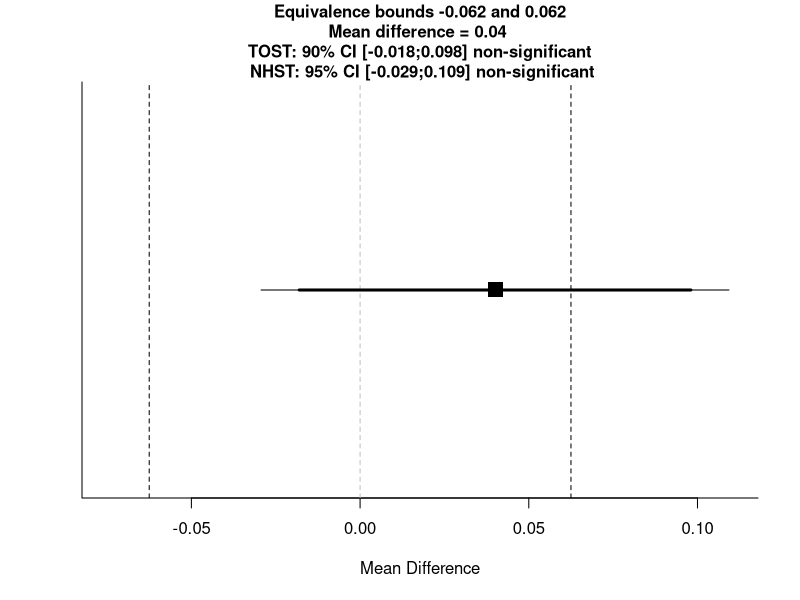
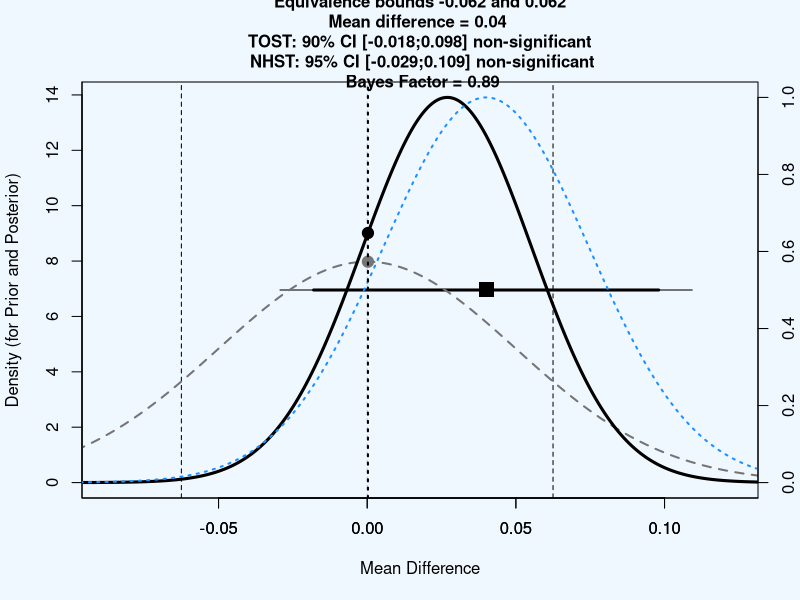
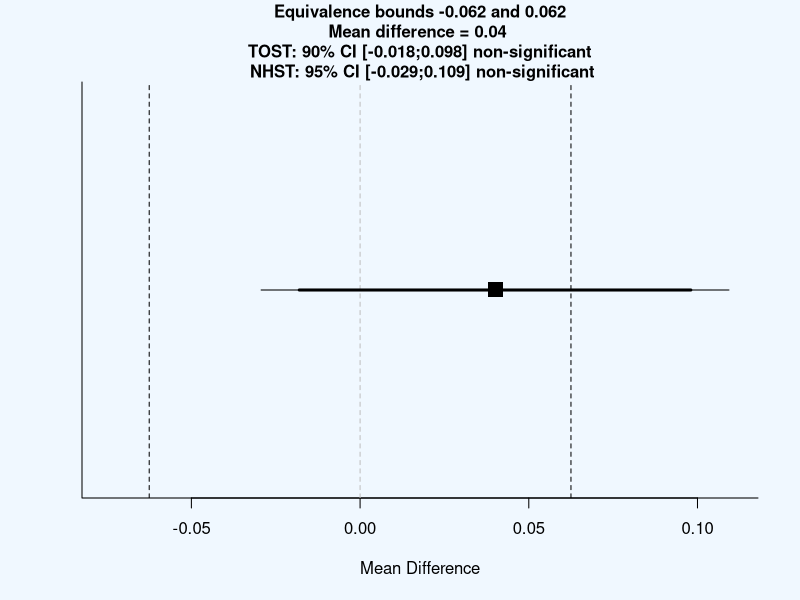
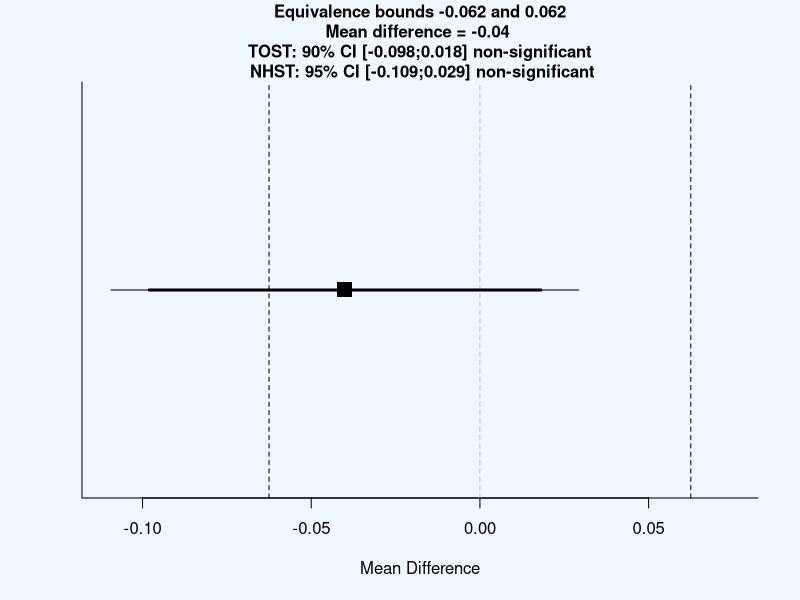
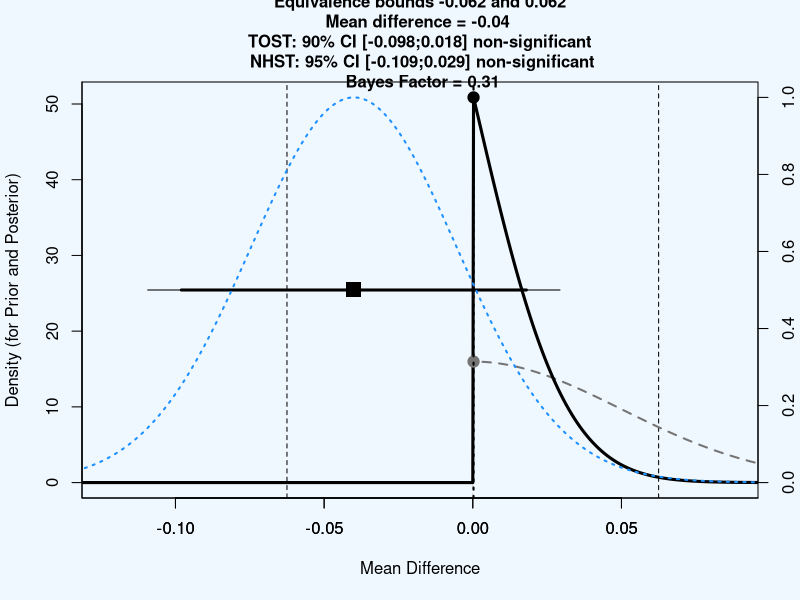
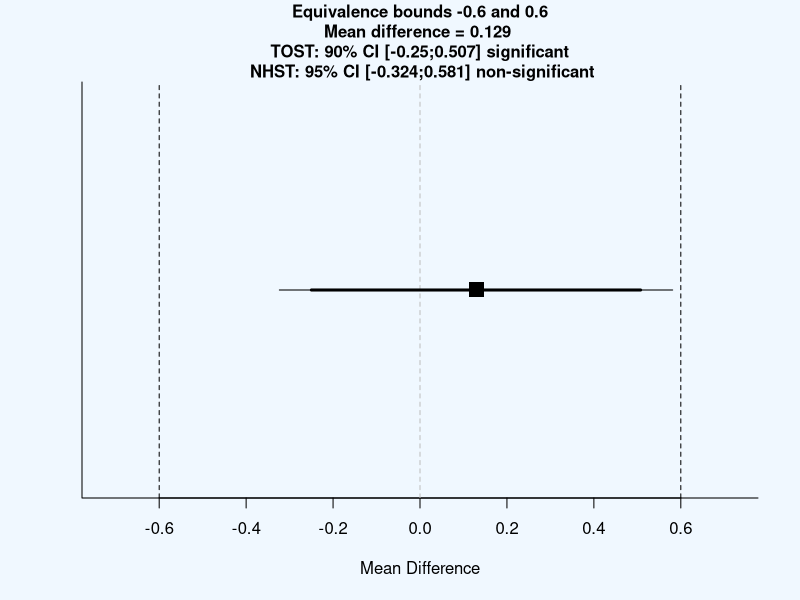
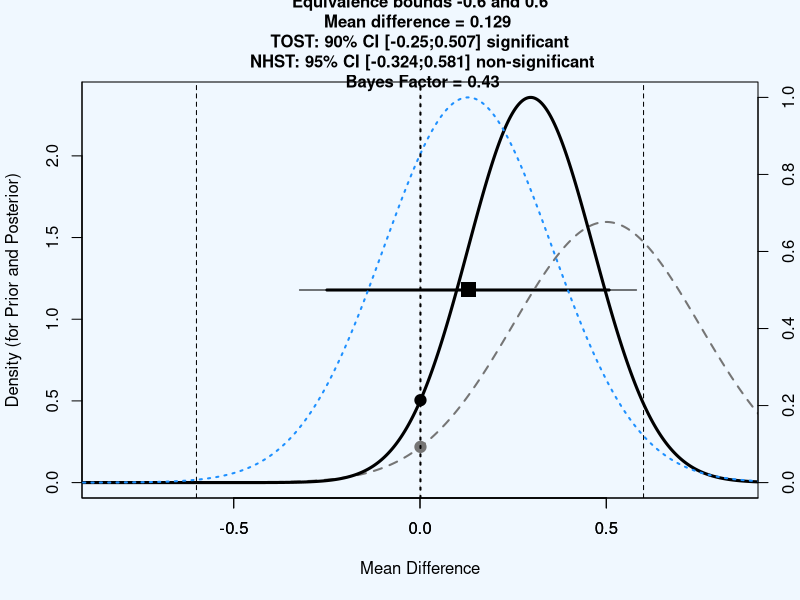
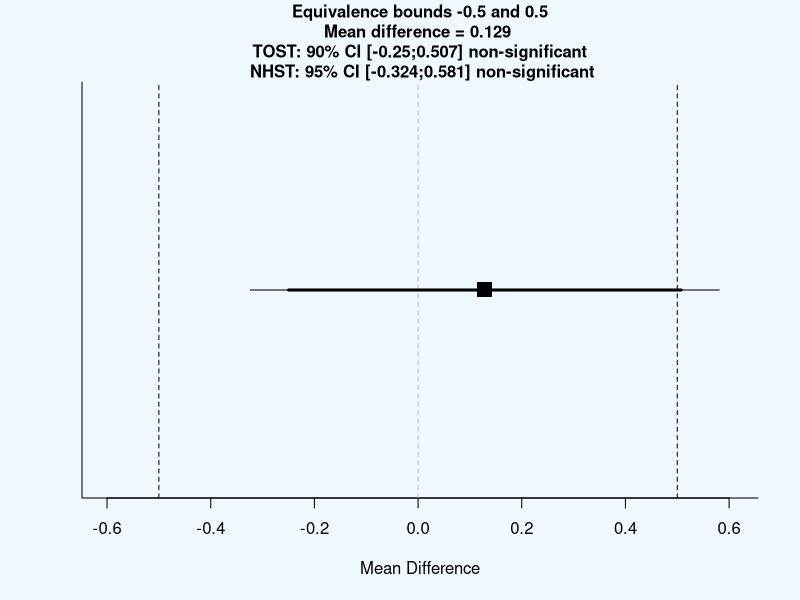

The R source for these figures, in order:
TOSTtwo.raw.nm<-function(m1,m2,sd1,sd2,n1,n2,low_eqbound, high_eqbound, alpha, var.equal, prior_dist, effect_prior, se_prior, df_prior, uniform_lower_bound, uniform_upper_bound)
  {
  if(missing(alpha)) {
    alpha<-0.05
  }
  if(missing(var.equal)) {
    var.equal<-FALSE
  }
  if(var.equal==TRUE) {
    sdpooled<-sqrt((((n1 - 1)*(sd1^2)) + (n2 - 1)*(sd2^2))/((n1+n2)-2)) #calculate sd pooled
    t1<-((m1-m2)-low_eqbound)/(sdpooled*sqrt(1/n1 + 1/n2))
    degree_f<-n1+n2-2
    p1<-pt(t1, degree_f, lower.tail=FALSE)
    t2<-((m1-m2)-high_eqbound)/(sdpooled*sqrt(1/n1 + 1/n2))
    p2<-pt(t2, degree_f, lower.tail=TRUE)
    LL90<-(m1-m2)-qt(1-alpha, degree_f)*(sdpooled*sqrt(1/n1 + 1/n2))
    UL90<-(m1-m2)+qt(1-alpha, degree_f)*(sdpooled*sqrt(1/n1 + 1/n2))
    LL95<-(m1-m2)-qt(1-(alpha/2), degree_f)*(sdpooled*sqrt(1/n1 + 1/n2))
    UL95<-(m1-m2)+qt(1-(alpha/2), degree_f)*(sdpooled*sqrt(1/n1 + 1/n2))
    t<-(m1-m2)/(sdpooled*sqrt(1/n1 + 1/n2))
    pttest<-2*pt(-abs(t), df=degree_f)
  } else {
    sdpooled<-sqrt((sd1^2 + sd2^2)/2) #calculate sd root mean squared for Welch's t-test
    t1<-((m1-m2)-low_eqbound)/sqrt(sd1^2/n1 + sd2^2/n2) #welch's t-test lower bound
    degree_f<-(sd1^2/n1+sd2^2/n2)^2/(((sd1^2/n1)^2/(n1-1))+((sd2^2/n2)^2/(n2-1))) #degrees of freedom for Welch's t-test
    p1<-pt(t1, degree_f, lower.tail=FALSE) #p-value for Welch's TOST t-test
    t2<-((m1-m2)-high_eqbound)/sqrt(sd1^2/n1 + sd2^2/n2) #welch's t-test upper bound
    p2<-pt(t2, degree_f, lower.tail=TRUE) #p-value for Welch's TOST t-test
    t<-(m1-m2)/sqrt(sd1^2/n1 + sd2^2/n2) #welch's t-test NHST
    pttest<-2*pt(-abs(t), df=degree_f) #p-value for Welch's t-test
    LL90<-(m1-m2)-qt(1-alpha, degree_f)*sqrt(sd1^2/n1 + sd2^2/n2) #Lower limit for CI Welch's t-test
    UL90<-(m1-m2)+qt(1-alpha, degree_f)*sqrt(sd1^2/n1 + sd2^2/n2) #Upper limit for CI Welch's t-test
    LL95<-(m1-m2)-qt(1-(alpha/2), degree_f)*sqrt(sd1^2/n1 + sd2^2/n2) #Lower limit for CI Welch's t-test
    UL95<-(m1-m2)+qt(1-(alpha/2), degree_f)*sqrt(sd1^2/n1 + sd2^2/n2) #Upper limit for CI Welch's t-test
  }
  ptost<-max(p1,p2) #Get highest p-value for summary TOST result
  ttost<-ifelse(abs(t1) < abs(t2), t1, t2) #Get lowest t-value for summary TOST result
  dif<-(m1-m2)
  testoutcome<-ifelse(pttest<alpha,"significant","non-significant")
  TOSToutcome<-ifelse(ptost<alpha,"significant","non-significant")
  plot(NA, ylim=c(0,1), xlim=c(min(LL90,low_eqbound)-max(UL90-LL90, high_eqbound-low_eqbound)/10, max(UL90,high_eqbound)+max(UL90-LL90, high_eqbound-low_eqbound)/10), bty="l", yaxt="n", ylab="",xlab="Mean Difference")
  points(x=dif, y=0.5, pch=15, cex=2)
  abline(v=high_eqbound, lty=2)
  abline(v=low_eqbound, lty=2)
  abline(v=0, lty=2, col="grey")
  segments(LL90,0.5,UL90,0.5, lwd=3)
  segments(LL95,0.5,UL95,0.5, lwd=1)
  title(main=paste("Equivalence bounds ",round(low_eqbound,digits=3)," and ",round(high_eqbound,digits=3),"\nMean difference = ",round(dif,digits=3)," \n TOST: ", 100*(1-alpha*2),"% CI [",round(LL90,digits=3),";",round(UL90,digits=3),"] ", TOSToutcome," \n NHST: ", 100*(1-alpha),"% CI [",round(LL95,digits=3),";",round(UL95,digits=3),"] ", testoutcome,sep=""), cex.main=1)
  if(var.equal == TRUE) {
    message(cat("Using alpha = ",alpha," Student's t-test was ",testoutcome,", t(",degree_f,") = ",t,", p = ",pttest,sep=""))
    cat("\n")
    message(cat("Using alpha = ",alpha," the equivalence test based on Student's t-test was ",TOSToutcome,", t(",degree_f,") = ",ttost,", p = ",ptost,sep=""))
  } else {
    message(cat("Using alpha = ",alpha," Welch's t-test was ",testoutcome,", t(",degree_f,") = ",t,", p = ",pttest,sep=""))
    cat("\n")
    message(cat("Using alpha = ",alpha," the equivalence test based on Welch's t-test  was ",TOSToutcome,", t(",degree_f,") = ",ttost,", p = ",ptost,sep=""))
  }
  TOSTresults<-data.frame(t1,p1,t2,p2,degree_f)
  colnames(TOSTresults) <- c("t-value 1","p-value 1","t-value 2","p-value 2","df")
  bound_results<-data.frame(low_eqbound,high_eqbound)
  colnames(bound_results) <- c("low bound raw","high bound raw")
  CIresults<-data.frame(LL90,UL90)
  colnames(CIresults) <- c(paste("Lower Limit ",100*(1-alpha*2),"% CI raw",sep=""),paste("Upper Limit ",100*(1-alpha*2),"% CI raw",sep=""))
  cat("TOST results:\n")
  print(TOSTresults)
  cat("\n")
  cat("Equivalence bounds (raw scores):\n")
  print(bound_results)
  cat("\n")
  cat("TOST confidence interval:\n")
  print(CIresults)
  #below added BF calc
  bayes<-TRUE #expect to provide bayes
  if(missing(prior_dist)) {
    bayes<-FALSE #if no prior effect size is provided, BF not calculated
  }
  if(bayes==TRUE){
    if(prior_dist=="normal"){
      if(missing(se_prior)){
        se_prior<-effect_prior/2 #if not specified otherwise, default SE is effect/2
      }
    }
    if(prior_dist=="halfnormal"){
      if(missing(se_prior)){
        se_prior<-effect_prior #if not specified otherwise, default SE is effect
        effect_prior<-0 #halfnormal is centered on 0
      } }
        if(prior_dist=="cauchy"){
          df_prior<-1
          if(missing(se_prior)){
            df_prior<-1
            se_prior<-effect_prior/2} #if not specified otherwise, default SE is effect
          }
          if(prior_dist=="halfcauchy"){
            df_prior<-1
            if(missing(se_prior)){
              df_prior<-1
              se_prior<-effect_prior #if not specified otherwise, default SE is effect
              effect_prior<-0 #halfcauchy is centered on 0
            }
          }
    if(missing(df_prior)){
      df_prior<-1000 #if not specified otherwise, default df = 100000 (practically normal)
    }
    if(prior_dist=="uniform"){
      theta = ((uniform_upper_bound + uniform_lower_bound)/2) - (2 * (uniform_upper_bound - uniform_lower_bound))
      tLL <- ((uniform_upper_bound + uniform_lower_bound)/2) - (2 * (uniform_upper_bound - uniform_lower_bound))
      tUL <- ((uniform_upper_bound + uniform_lower_bound)/2) + (2 * (uniform_upper_bound - uniform_lower_bound))
      incr <- (tUL - tLL) / 4000
      theta=seq(from = theta, by = incr, length = 4001)
      dist_theta = numeric(4001)
      dist_theta[theta >= uniform_lower_bound & theta <= uniform_upper_bound] = 1
    } else {
      theta <- effect_prior - 10 * se_prior
      incr <- se_prior / 200
      theta=seq(from = effect_prior - 10 * se_prior, by = incr, length = 4001)
      dist_theta <- dt(x = (theta-effect_prior)/se_prior, df=df_prior)
      if(prior_dist=="halfnormal"){
        dist_theta[theta <= 0] = 0
      }
      if(prior_dist=="halfcauchy"){
        dist_theta[theta <= 0] = 0
      }
    }
  dist_theta_alt = dist_theta/sum(dist_theta)
  likelihood <- dt((dif-theta)/(dif/t), df = degree_f) #use dif - can be set to d Create likelihood, for each theta, compute how well it predicts the obtained mean, given the obtained SEM and the obtained dfs.
  likelihood_alt = likelihood/sum(likelihood) # alternative computation with normalized vectors
  height <- dist_theta * likelihood # Multiply prior with likelihood, this gives the unstandardized posterior
  area <- sum(height * incr)
  normarea <- sum(dist_theta * incr)
  height_alt = dist_theta_alt * likelihood_alt
  height_alt = height_alt/sum(height_alt)
  LikelihoodTheory <- area/normarea
  LikelihoodNull <- dt(dif/(dif/t), df = degree_f)
  BayesFactor <- round(LikelihoodTheory / LikelihoodNull, 2)
  bayes_results <- data.frame(BayesFactor, LikelihoodTheory, LikelihoodNull)
  colnames(bayes_results) <- c("Bayes Factor","Likelihood (alternative)","Likelihood (null)")
  cat("Bayes Results:\n")
  print(bayes_results)
  cat("\n")
  invisible(list(TOST_t1=t1,TOST_p1=p1,TOST_t2=t2,TOST_p2=p2, TOST_df=degree_f,alpha=alpha,low_eqbound=low_eqbound,high_eqbound=high_eqbound,low_eqbound=low_eqbound,high_eqbound=high_eqbound, LL_CI_TOST=LL90,UL_CI_TOST=UL90,bf=BayesFactor, ll_theory=LikelihoodTheory, ll_null=LikelihoodNull))
  #plot (adapted from Wienes by DL)
  myminY = 1
  # rescale prior and posterior to sum = 1 (density)
  dist_theta_alt = dist_theta_alt / (sum(dist_theta_alt)*incr)
  height_alt = height_alt/(sum(height_alt)*incr)
  # rescale likelood to maximum = 1
  likelihood_alt = likelihood_alt / max(likelihood_alt)
  data = cbind(dist_theta_alt, height_alt)
  maxy = max(data)
  max_per_x = apply(data,1,max)
  max_x_keep = max_per_x/maxy*100 > myminY  # threshold (1%) here
  x_keep = which(max_x_keep==1)
  par(bg = "aliceblue")
  plot(NA, ylim=c(0,maxy), xlim=c(min(LL90,low_eqbound)-max(UL90-LL90, high_eqbound-low_eqbound)/5, max(UL90,high_eqbound)+max(UL90-LL90, high_eqbound-low_eqbound)/5), bty="l", yaxt="n", ylab="",xlab="Mean Difference")
  points(x=dif, y=maxy/2, pch=15, cex=2)
  abline(v=high_eqbound, lty=2)
  abline(v=low_eqbound, lty=2)
  abline(v=0, lty=2, col="grey")
  segments(LL90,maxy/2,UL90,maxy/2, lwd=3)
  segments(LL95,maxy/2,UL95,maxy/2, lwd=1)
  if(bayes==FALSE) {
    title(main=paste("Equivalence bounds ",round(low_eqbound,digits=3)," and ",round(high_eqbound,digits=3),"\nMean difference = ",round(dif,digits=3)," \n TOST: ", 100*(1-alpha*2),"% CI [",round(LL90,digits=3),";",round(UL90,digits=3),"] ", TOSToutcome," \n NHST: ", 100*(1-alpha),"% CI [",round(LL95,digits=3),";",round(UL95,digits=3),"] ", testoutcome, sep=""), cex.main=1)
  }
  if(bayes==TRUE){
    par(new=TRUE)
    plot(theta, dist_theta_alt, type = "l",
         ylim = c(0, maxy),
         xlim=c(min(LL90,low_eqbound)-max(UL90-LL90, high_eqbound-low_eqbound)/5, max(UL90,high_eqbound)+max(UL90-LL90, high_eqbound-low_eqbound)/5),
         ylab = "Density (for Prior and Posterior)", xlab = "", col = "grey46", lwd = 2, lty = 2)
    lines(theta, height_alt, type = "l", col = "black", lwd = 3, lty = 1)
    theta0 = which(theta == min(theta[theta>0]))
    points(theta[theta0],dist_theta_alt[theta0], pch = 19, col = "grey46", cex = 1.5)
    points(theta[theta0],height_alt[theta0], pch = 19, col = "black", cex = 1.5)
    par(new = T)
    plot(theta, likelihood_alt, type = "l",
         ylim = c(0, 1),
         xlim=c(min(LL90,low_eqbound)-max(UL90-LL90, high_eqbound-low_eqbound)/5, max(UL90,high_eqbound)+max(UL90-LL90, high_eqbound-low_eqbound)/5),     col = "dodgerblue", lwd = 2, lty = 3, axes = F, xlab = NA, ylab = NA)
    axis(side = 4)
    mtext(side = 4, line = 3, 'Likelihood')
    abline(v = theta[theta0], lwd = 2, lty = 3)
    if(bayes==TRUE){
      title(main=paste("Equivalence bounds ",round(low_eqbound,digits=3)," and ",round(high_eqbound,digits=3),"\nMean difference = ",round(dif,digits=3)," \n TOST: ", 100*(1-alpha*2),"% CI [",round(LL90,digits=3),";",round(UL90,digits=3),"] ", TOSToutcome," \n NHST: ", 100*(1-alpha),"% CI [",round(LL95,digits=3),";",round(UL95,digits=3),"] ", testoutcome,"\n Bayes Factor = ", BayesFactor, sep=""), cex.main=1)
      }
    }
  }
}
  
## Checking directionality - Moon and Roeder data
# means one way
TOSTtwo.raw.nm(m1  = 0.50,
        m2  = 0.46,
        sd1 = 0.18,
        sd2 = 0.17,
        n1  = 48,
        n2  = 53,
        low_eqbound  = -0.0625,
        high_eqbound =  0.0625,
        alpha = .05,
        prior_dist="normal",
        effect_prior=0,
        se_prior=0.05
)

TOSTtwo.raw.nm(m1  = 0.50,
               m2  = 0.46,
               sd1 = 0.18,
               sd2 = 0.17,
               n1  = 48,
               n2  = 53,
               low_eqbound  = -0.0625,
               high_eqbound =  0.0625,
               alpha = .05
)

# B = 1.47




# means switched around
TOSTtwo.raw.nm(m1  = 0.46,
        m2  = 0.50,
        sd1 = 0.17,
        sd2 = 0.18,
        n1  = 53,
        n2  = 48,
        low_eqbound  = -0.0625,
        high_eqbound =  0.0625,
        alpha = .05,
        prior_dist="halfnormal",
        effect_prior=0,
        se_prior=0.05
)
# B = 0.31


TOSTtwo.raw.nm(m1  = 4.785714,  # Mean of group 1
        m2  = 4.656863,  # Mean of group 2
        sd1 = 1.089725,  # Standard deviation of group 1
        sd2 = 1.189497,  # Standard deviation of group 2
        n1  = 49,  # Number of subjects in group 1
        n2  = 51,  # Number of subjects in group 2
        low_eqbound = -0.6,  # Value for the lower equivalence bound
        high_eqbound =  0.6,  # Value for the higher equivalence bound
        alpha = .05,
        prior_dist="normal",
        effect_prior=0.5
)  # Alpha level for TOST and NHST


TOSTtwo.raw.nm(m1  = 4.785714,  # Mean of group 1
               m2  = 4.656863,  # Mean of group 2
               sd1 = 1.089725,  # Standard deviation of group 1
               sd2 = 1.189497,  # Standard deviation of group 2
               n1  = 49,  # Number of subjects in group 1
               n2  = 51,  # Number of subjects in group 2
               low_eqbound = -0.5,  # Value for the lower equivalence bound
               high_eqbound =  0.5,  # Value for the higher equivalence bound
               alpha = .05,
               prior_dist="uniform",
               uniform_lower_bound = -2,
               uniform_upper_bound = 2
)